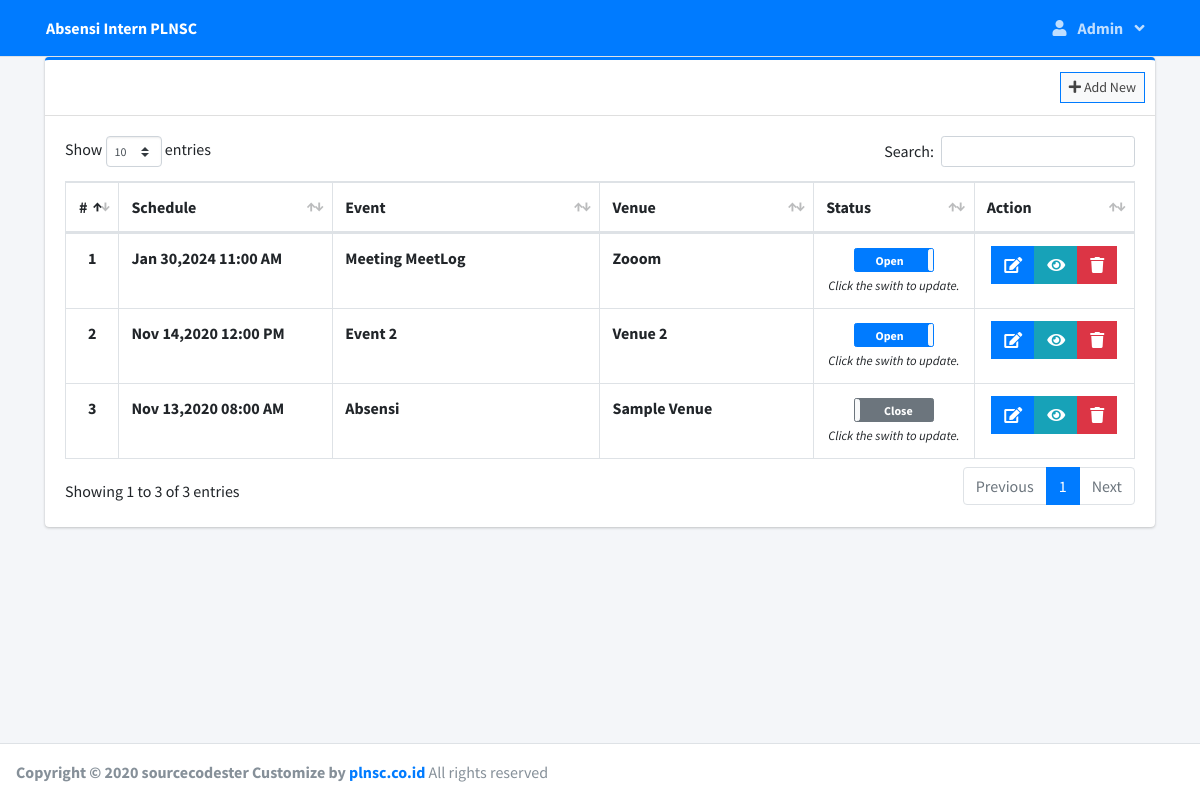
/index.php?page=event_list (signed in), run on the app's committed database.
### tables this page shows
CREATE TABLE `events` (
  `id` int(30) NOT NULL,
  `event_datetime` datetime NOT NULL,
  `event` varchar(200) NOT NULL,
  `description` text NOT NULL,
  `venue` text NOT NULL,
  `status` tinyint(1) NOT NULL DEFAULT 0 COMMENT '0 Pending, 1=Open,2=Done',
  `created_by` int(10) NOT NULL,
  `date_created` datetime NOT NULL DEFAULT current_timestamp()
);

### admin/event_list.php (the view, shortened to what this page needs)
<?php include'db_connect.php' ?>
<div class="col-lg-12">
	<div class="card card-outline card-primary">
		<div class="card-header">
			<div class="card-tools">
				<a class="btn btn-block btn-sm btn-default btn-flat border-primary" href="./index.php?page=new_event"><i class="fa fa-plus"></i> Add New</a>
			</div>
		</div>
		<div class="card-body">
			<table class="table tabe-hover table-bordered" id="list">
				<colgroup>
					<col width="5%">
					<col width="20%">
					<col width="25%">
					<col width="20%">
					<col width="15%">
					<col width="15%">
				</colgroup>
				<thead>
					<tr>
						<th class="text-center">#</th>
						<th>Schedule</th>
						<th>Event</th>
						<th>Venue</th>
						<th>Status</th>
						<th>Action</th>
					</tr>
				</thead>
				<tbody>
					<?php
					$i = 1;
					$qry = $conn->query("SELECT * FROM events order by unix_timestamp(date_created) desc ");
					while($row= $qry->fetch_assoc()):
					?>
					<tr>
						<th class="text-center"><?php echo $i++ ?></th>
						<td><b><?php echo date("M d,Y h:i A",strtotime($row['event_datetime']))?></b></td>
						<td><b><?php echo ucwords($row['event']) ?></b></td>
						<td><b><?php echo ucwords($row['venue']) ?></b></td>
						<td class="text-center">
							<div class="d-block">
							<?php if($row['status'] == 0): ?>
							<?php if(strtotime(date("Y-m-d H:i:s")) < strtotime($row['event_datetime'])): ?>
								<span class="badge badge-secondary">Pending</span>
							<?php else: ?>
								<br>
								<small><i>Click the swith to update.</i></small>
							<?php endif; ?>
							<?php elseif($row['status'] == 2): ?>
								<br>
								<small><i>Click the swith to update.</i></small>
							<?php endif; ?>
							</div>
						</td>
						<td class="text-center">
		                    <div class="btn-group">
		                        <a href="./index.php?page=edit_event&id=<?php echo $row['id'] ?>" class="btn btn-primary btn-flat">
		                          <i class="fas fa-edit"></i>
		                        </a>
		                         <a href="./index.php?page=view_event&id=<?php echo $row['id'] ?>" class="btn btn-info btn-flat">
		                          <i class="fas fa-eye"></i>
		                        </a>
		                        <button type="button" class="btn btn-danger btn-flat delete_event" data-id="<?php echo $row['id'] ?>">
		                          <i class="fas fa-trash"></i>
		                        </button>
	                      </div>
						</td>
					</tr>
				<?php endwhile; ?>
				</tbody>
			</table>
		</div>
	</div>
</div>

### data on the page
events: event_datetime "Jan 30,2024 11:00 AM", event "Meeting MeetLog", venue "Zooom"
events: event_datetime "Nov 14,2020 12:00 PM", event "Event 2", venue "Venue 2"
events: event_datetime "Nov 13,2020 08:00 AM", event "Absensi", venue "Sample Venue"

### other printed values
$_SESSION['login_firstname'] "Admin"
